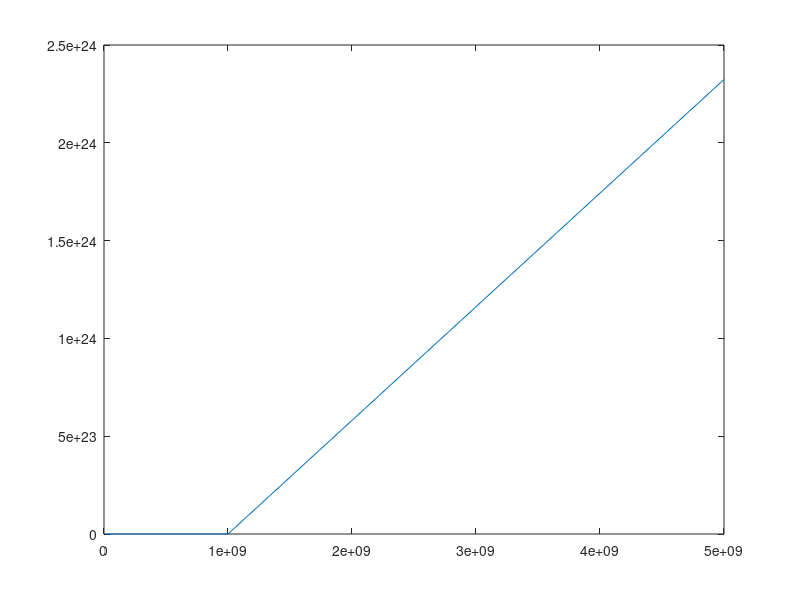

Reproduce this figure in MATLAB. (Note: this script raises an error after producing the figure.)

x = [100, 1000, 5000, 10000, 50000, 200000, 400000, 600000, 800000, 1000000, 2000000, 3000000, 4000000, 5000000, 6000000, 7000000, 8000000, 9000000, 10000000]

tiempo_real = [0.0006430149,0.0011920929,0.0038630962,0.0077760220,0.0449399948,0.2023949623,0.4814920425,0.7925539017,1.1468989849,1.5021829605,3.4618101120,5.5703141689,7.7122220993,10.0891699791,12.3830151558,14.7475128174,17.1137609482,19.5558428764,22.5793399811]
estimaciones = [15000000,20000000,500000000,1000000000,5000000000]
n = 8
p=polyfit(x,tiempo_real,n)
xi=linspace(15000000,5000000000);
z=polyval(p,estimaciones)



t_real = plot(estimaciones, z)
t_real.Marker = 'o'
t_real.Color = 'b'
title('Aproximaciones')
ylabel('Tiempo (s)');
xlabel('Tamaño de entrada');

